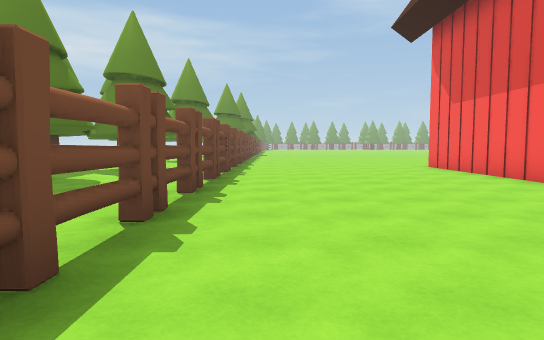
view 1 (above)

17 first-person views from a walk through a 3-D level made in the Unity game engine. The camera is 1.4 m above the floor, tilts 4° down and sees 75° across. The floor is counted in squares, 2 m on a side. Each view is taken from the middle of a square. On the plan, view 1 faces up. The plan holds only what a view shows up to about 11 squares ahead; the rest is blank. The place goes on beyond the plan. The player character is not drawn. Some animated figures are left out. Some surface patterns are stand-ins.

view 2
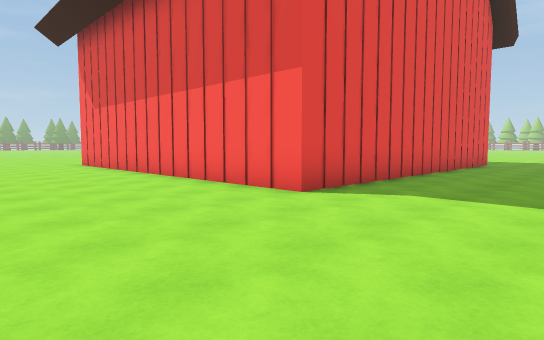

view 3
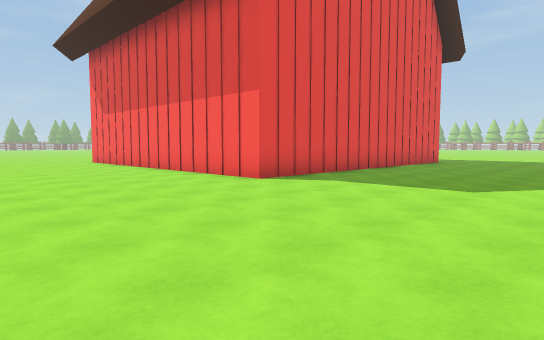

view 4
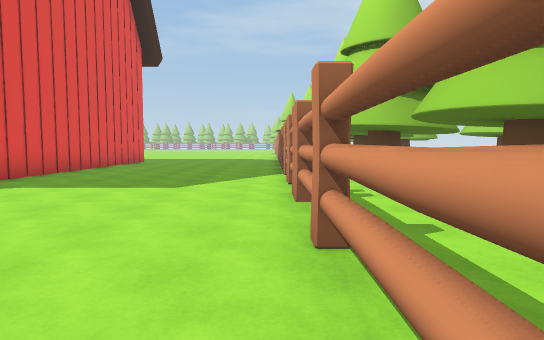

view 5
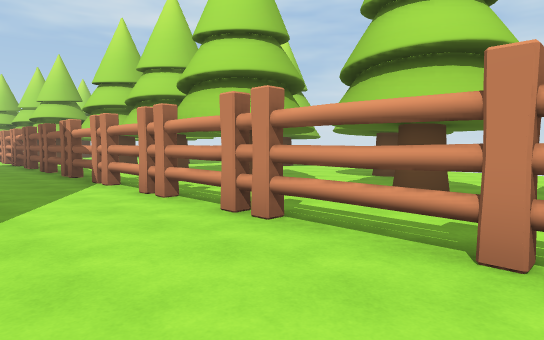

view 6
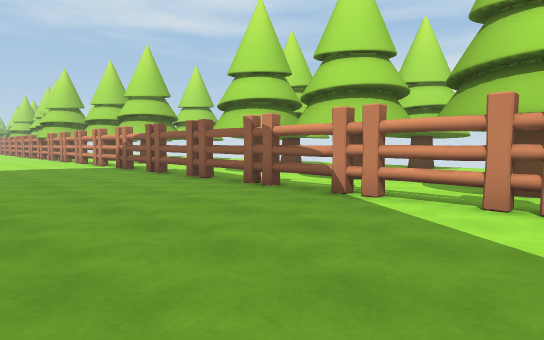

view 7
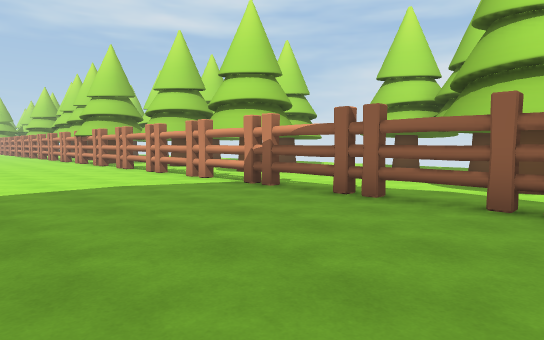

view 8
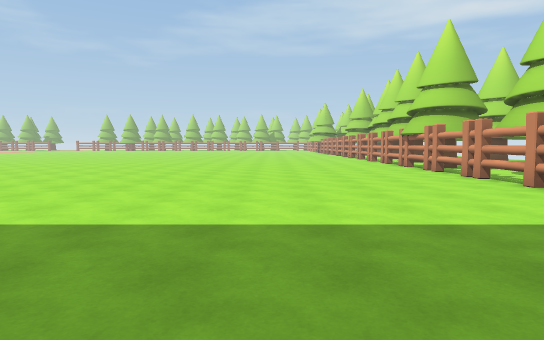

view 9
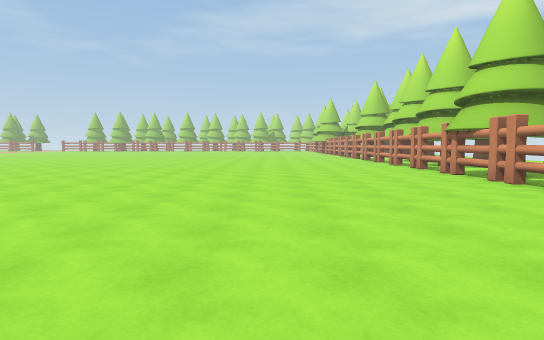

view 10
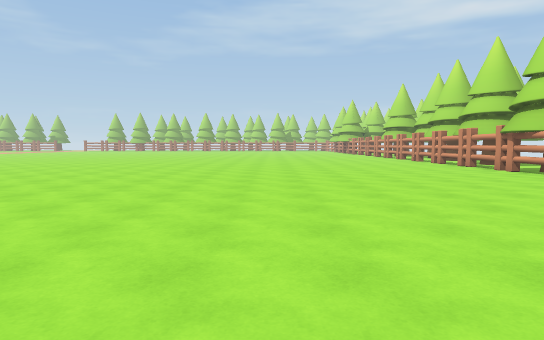

view 11
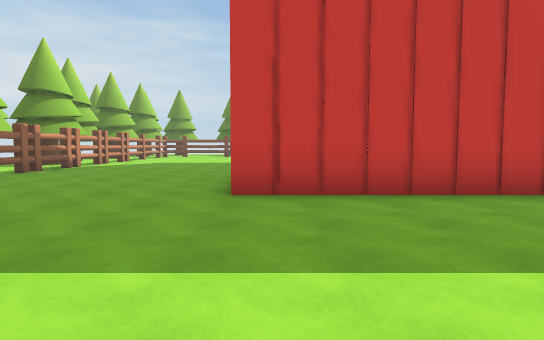

view 12
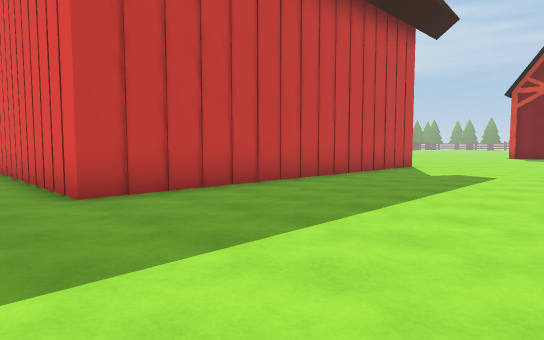

view 13
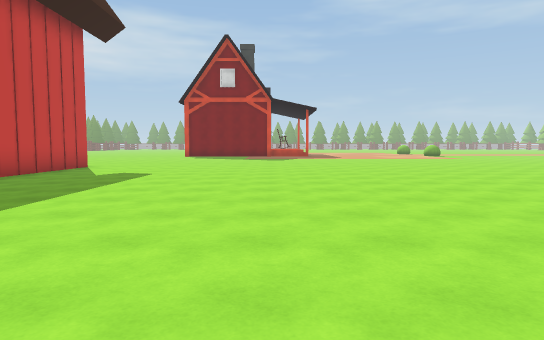

view 14
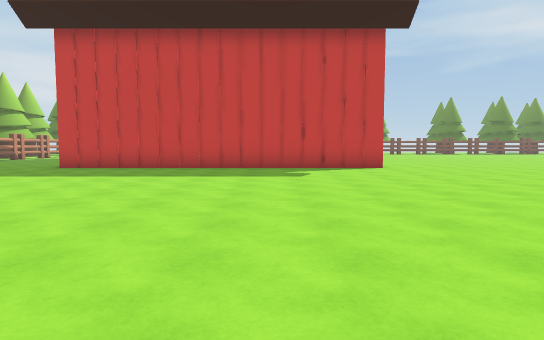

view 15
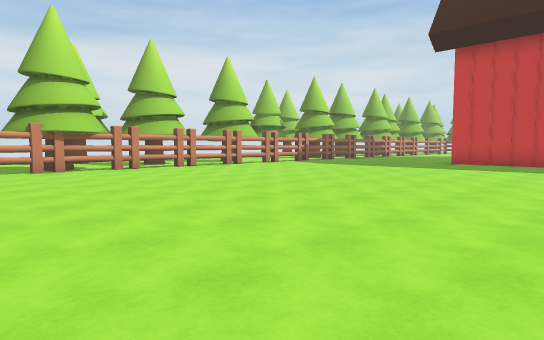

view 16
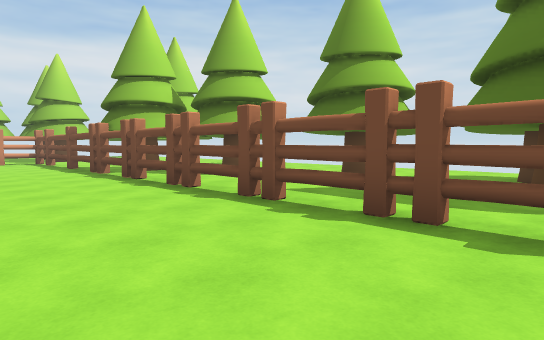

view 17
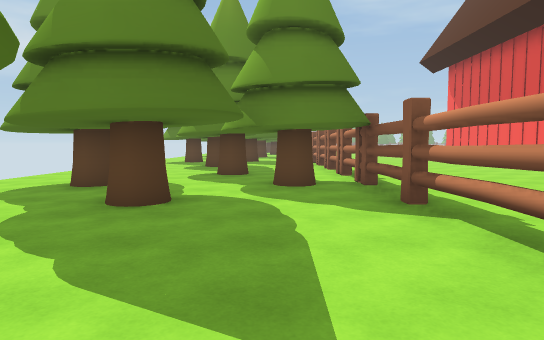

### Floor plan
Key: @ floor where view 1 was taken; # wall or solid block; x gap in a wall; . floor; = window, fence, low wall or low ledge; T thing the floor can be seen under or through.
Columns run from 8 left of view 1 to 29 right of it. Each row starts with its distance up from view 1.
 11       .T.....#         #..............
 10   #.#..T.....#         #..............
  9 .......T.....#         #.............
  8 .......T.....#         #..............
  7 ...#...T.....#         #..............
  6 .......T.....#         #..............
  5  ......T.....#         #..............
  4   ..#..T.....#         #..............
  3    ....T.....#         #..............
  2 .. ....#.....###########..............
  1 ..#..#.#..............................
  0  ......#@.............................
 -1   .#...#..............................
 -2   .....#..............................
 -3    ....#..............................
 -4     ... .=TTT.........................
 -5      .   ...TTTTTTTTTTTTTTTTTTTTTTTTT#
 -6           .....#...........x.  .......
 -7             #   ..#..#.. ..
 -8            .........
 -9            .......
-10            ...#...
-11            ... ....#

Where each view was taken, in squares from view 1:
view 1: 0 up, 0 right, facing up
view 2: 2 down, 1 right, facing up-right
view 3: 4 down, 0 right, facing up-right
view 4: 4 down, 0 right, facing right
view 5: 2 down, 2 right, facing down-right
view 6: 0 up, 6 right, facing down-right
view 7: 0 up, 12 right, facing down-right
view 8: 0 up, 15 right, facing right
view 9: 0 up, 18 right, facing right
view 10: 2 up, 17 right, facing right
view 11: 2 up, 20 right, facing left
view 12: 0 up, 20 right, facing up-left
view 13: 0 up, 21 right, facing up
view 14: 8 up, 26 right, facing left
view 15: 6 up, 29 right, facing down-left
view 16: 11 up, 2 right, facing down-left
view 17: 5 down, 3 left, facing up
